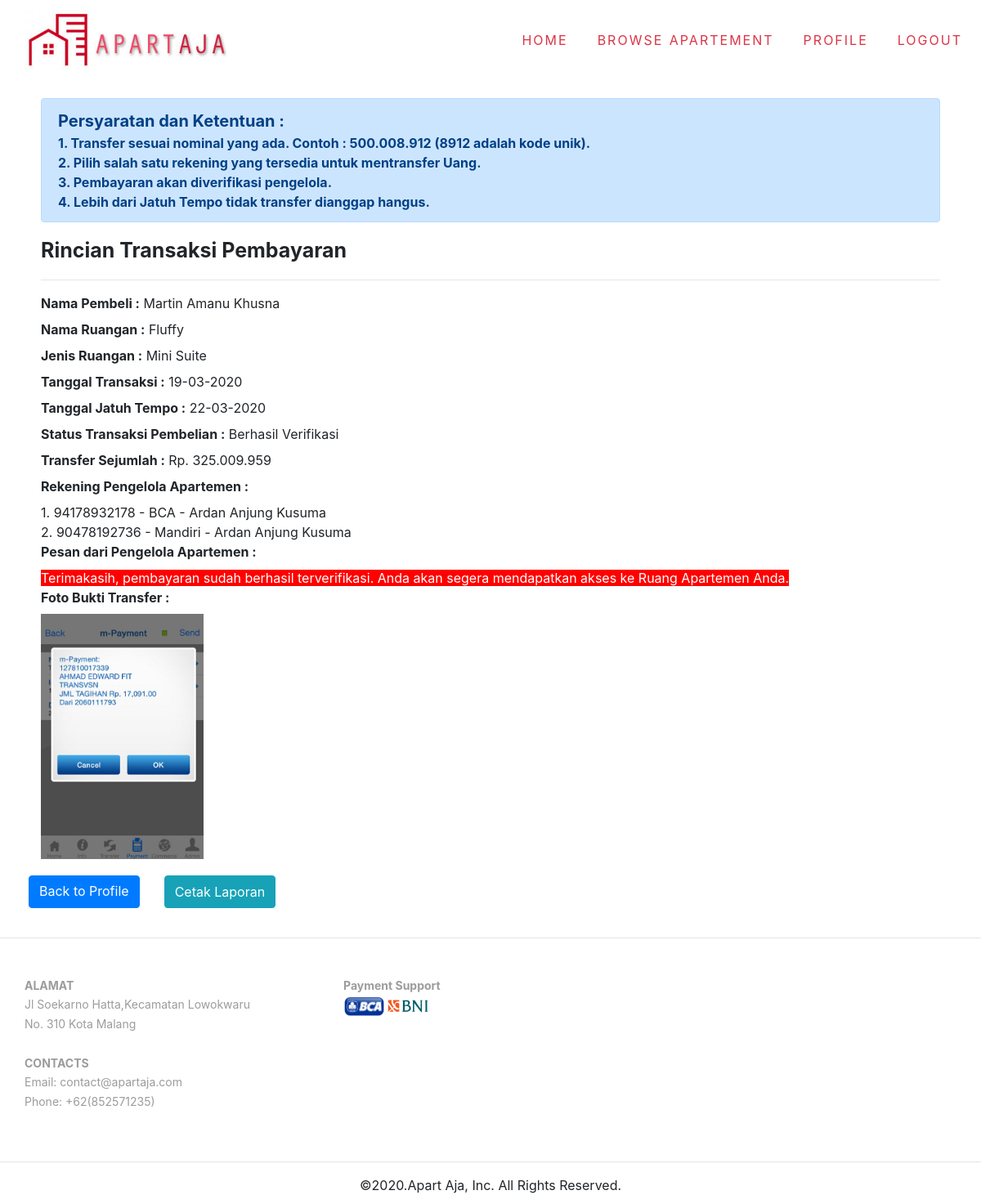
The app's page /detail-transaksi-beli.php?id_transaksi_beli=2 (signed in) with its own data.
### tables this page shows
CREATE TABLE `user` (
  `id_user` int(11) NOT NULL,
  `nama` varchar(255) NOT NULL,
  `alamat` varchar(255) NOT NULL,
  `no_telpon` varchar(20) NOT NULL,
  `jenis_kelamin` varchar(50) NOT NULL,
  `email` varchar(255) NOT NULL,
  `username` varchar(100) NOT NULL,
  `password` varchar(100) NOT NULL,
  `gambar_kartu_identitas` text NOT NULL,
  `status_user` varchar(255) NOT NULL DEFAULT 'Belum Terverifikasi',
  `level` int(5) NOT NULL
);

CREATE TABLE `ruangan_apartemen` (
  `id_ruangan` int(11) NOT NULL,
  `id_apartemen` int(11) NOT NULL,
  `id_pengelola` int(11) NOT NULL,
  `nama` varchar(255) NOT NULL,
  `jenis_ruangan` varchar(250) NOT NULL,
  `harga_beli` bigint(20) NOT NULL,
  `detail_ruangan` text NOT NULL,
  `sisa_ruang_apartemen` int(10) NOT NULL,
  `gambar_utama` text NOT NULL
);

CREATE TABLE `transaksi_pembelian` (
  `id_transaksi_pembelian` int(11) NOT NULL,
  `id_user` int(11) NOT NULL,
  `id_ruangan` int(11) NOT NULL,
  `kode_transaksi` int(11) NOT NULL,
  `total_harga` int(100) NOT NULL,
  `tanggal_transaksi` date NOT NULL,
  `status_pemesanan` varchar(255) NOT NULL DEFAULT 'Belum Terverifikasi',
  `pesan_pengelola` text NOT NULL DEFAULT 'Belum ada pesan dari Pihak Pengelola Apartemen.',
  `gambar_bukti_transfer` text NOT NULL DEFAULT 'None'
);

CREATE TABLE `rekening_bank` (
  `id_rekening` int(11) NOT NULL,
  `id_pengelola` int(11) NOT NULL,
  `nama_bank` varchar(25) NOT NULL,
  `nama_pemilik` varchar(60) NOT NULL,
  `no_rek` varchar(90) NOT NULL
);

### detail-transaksi-beli.php (the view, shortened to what this page needs)
<?php
include 'connection.php';
if (!empty($_SESSION['level']) == '1') {
    include 'header-user.php';
    $id_transaksi_beli = $_GET['id_transaksi_beli'];
    $id_user = $_SESSION['idUsername'];
    $queryCheckTransaksi = "SELECT * FROM transaksi_pembelian tp JOIN ruangan_apartemen ra ON tp.id_ruangan = ra.id_ruangan where tp.id_transaksi_pembelian = $id_transaksi_beli";
    $executeCheck = mysqli_query($connect, $queryCheckTransaksi);
    while ($checkUser = mysqli_fetch_array($executeCheck)) {
        $idUserCheck = $checkUser['id_user'];
    }
    if ($id_user != $idUserCheck) {
        echo '<script>window.location.href = "profil-user.php";</script>';
    } else {
?>
        <div class="container" style="padding: 20px; margin: 0 auto ;margin-top:100px;">
            <div class="alert alert-primary" role="alert">
                <span style="font-size: 20px;font-weight:bold;margin-bottom: 10px">Persyaratan dan Ketentuan : </span><br>
                <b>1. Transfer sesuai nominal yang ada. Contoh : 500.008.912 (8912 adalah kode unik).<br>2. Pilih salah satu rekening yang tersedia untuk mentransfer Uang.<br>3. Pembayaran akan diverifikasi pengelola. <br>4. Lebih dari Jatuh Tempo tidak transfer dianggap hangus.</b></<b><br>
            </div>
            <div class="row">
                <?php
                $queryTransaksiGet = "SELECT * FROM transaksi_pembelian tp JOIN ruangan_apartemen ra ON tp.id_ruangan = ra.id_ruangan where tp.id_transaksi_pembelian = $id_transaksi_beli";
                $executeTransaksiGet = mysqli_query($connect, $queryTransaksiGet);
                $queryGetUser = "SELECT * FROM user WHERE id_user = $id_user";
                $executeUser = mysqli_query($connect, $queryGetUser);
                while ($transaksi_pembelian = mysqli_fetch_array($executeTransaksiGet)) {
                    while ($userr = mysqli_fetch_array($executeUser)) {
                        $id_pengelola = $transaksi_pembelian['id_pengelola'];
                        $queryGetRekening = "SELECT * FROM rekening_bank WHERE id_pengelola = $id_pengelola";
                        $tanggal_transaksi = $transaksi_pembelian['tanggal_transaksi'];
                        $formatTanggalTransaksi = date("d-m-Y", strtotime($tanggal_transaksi));
                        $JatuhTempo = date('Y-m-d', strtotime($tanggal_transaksi . "+3 days"));
                        $formatJatuhTempo = date("d-m-Y", strtotime($JatuhTempo));
                ?>
                        <div class="col-lg-12" id="cetakLaporan">
                            <span style="margin-top:20px;margin-bottom: 20px;font-size: 25px;font-weight: bold;text-align: center">Rincian Transaksi Pembayaran</span>
                            <hr>
                            <label for=""><b>Nama Pembeli : </b></label>
                            <?= $userr['nama'] ?><br>
                            <label for=""><b>Nama Ruangan : </b></label>
                            <?= $transaksi_pembelian['nama'] ?><br>
                            <label for=""><b>Jenis Ruangan : </b></label>
                            <?= $transaksi_pembelian['jenis_ruangan'] ?><br>
                            <label for=""><b>Tanggal Transaksi : </b></label>
                            <?= $formatTanggalTransaksi ?><br>
                            <label for=""><b>Tanggal Jatuh Tempo : </b></label>
                            <?= $formatJatuhTempo ?><br>
                            <label for=""><b>Status Transaksi Pembelian : </b></label>
                            <?= $transaksi_pembelian['status_pemesanan'] ?><br>
                            <label for=""><b>Transfer Sejumlah : </b></label>
                            Rp. <?= number_format($transaksi_pembelian['total_harga'], 0, ',', '.');; ?><br>
                            <label for=""><b>Rekening Pengelola Apartemen : </b></label><br>
                            <?php
                            $resultDetailRekening = mysqli_query($connect, $queryGetRekening);
                            $no = 1;
                            while ($rek = mysqli_fetch_array($resultDetailRekening)) {
                            ?>
                                <?= $no ?>. <?= $rek['no_rek']; ?> - <?= $rek['nama_bank']; ?> - <?= $rek['nama_pemilik']; ?><br>
                            <?php
                                $no++;
                            }
                            ?>
                            <label for=""><b>Pesan dari Pengelola Apartemen :</b></label><br>
                            <span style="white-space: pre-line;background-color: red;color:white"><?= $transaksi_pembelian['pesan_pengelola']; ?></span><br>
                            <label for=""><b>Foto Bukti Transfer : </b></label><br>
                            <?php
                            if ($transaksi_pembelian['gambar_bukti_transfer'] == "None") {
                            ?>
                                <a href="profil-user.php?menu=upload_bukti_transfer&id_transaksi_pembelian=<?= $transaksi_pembelian['id_transaksi_pembelian'] ?>" style="text-decoration: none;font-weight:bold">Klik Disini untuk Upload Gambar Bukti Transfer</a>
                            <?php
                            } elseif ($transaksi_pembelian['status_pemesanan'] == "Verifikasi Ditolak") {
                            ?>
                                <img src="<?= $transaksi_pembelian['gambar_bukti_transfer'] ?>" style="height: 300px"><br>
                                <a href="profil-user.php?menu=upload_bukti_transfer&id_transaksi_pembelian=<?= $transaksi_pembelian['id_transaksi_pembelian'] ?>" style="text-decoration: none;">Reupload Gambar</a>
                            <?php
                            } else {
                            ?>
                                <img src="<?= $transaksi_pembelian['gambar_bukti_transfer'] ?>" style="height: 300px"><br>
                            <?php
                            }
                            ?>
                        </div>
                        <a href="profil-user.php?menu=transaksi_pembelian" class="btn btn-primary" style="height:40px;margin-top:20px;margin-right:30px;">Back to Profile</a>
                        <input type="button" style="margin-top:20px" class="btn btn-info" onclick="printDiv('cetakLaporan')" value="Cetak Laporan" />
                    <?php
                    }
                    ?>
            </div>
        </div>
<?php
                    include 'footer.php';
                }
            }
        } else { ?>
<script>
    window.location = 'login-user.php';
</script>
<?php
        }
?>
</body>
</html>

### footer.php (shortened to what this page needs)
<hr>
<section class="mbr-section mbr-section--relative mbr-section--fixed-size" id="contacts3-v" data-rv-view="140" style="background-color: rgb(255, 255, 255);">
    <div class="mbr-section__container container">
        <div class="mbr-contacts mbr-contacts--wysiwyg row" style="padding-top: 30px; padding-bottom: 45px;">
            <div class="col-sm-8">
                <div class="row">
                    <div class="col-sm-6">
                        <p class="mbr-contacts__text"><strong>ALAMAT</strong><br>Jl Soekarno Hatta,Kecamatan Lowokwaru&nbsp;<br>No. 310 Kota Malang<br><br>
                            <strong>CONTACTS</strong><br>
                            Email: contact@apartaja.com<br>
                            Phone: +62(852571235)<br>
                    </div>
                    <div class="col-sm-6">
                        <p class="mbr-contacts__text"><strong>Payment Support</strong><br><img src="assets/images/logo-bca.png" style="width:50px"> <img src="assets/images/BNI_logo.svg" style="width:50px">&nbsp;
                    </div>
                </div>
            </div>
        </div>
    </div>
</section>
<hr>
<span>
    <center>&copy;<?= date('Y') ?>.Apart Aja, Inc. All Rights Reserved.</center>
</span>
</body>
</html>

### assets/mobirise/css/style.css (style rules this page uses)
html { position: relative; min-height: 100%; }
.mbr-section { padding: 0 20px; }
.mbr-section--relative { position: relative; }
.mbr-section--fixed-size { overflow: hidden; }
.mbr-section__container { padding: 0; position: relative; z-index: 3; }
.mbr-contacts { color: #9c9c9c; font-size: 14px; line-height: 1.7em; padding: 45px 0 46px; }
.mbr-contacts__text { margin: 0; }

### records on screen
transaksi_pembelian: tanggal_transaksi "19-03-2020", tanggal_transaksi "22-03-2020", status_pemesanan "Berhasil Verifikasi", total_harga "325.009.959", pesan_pengelola "Terimakasih, pembayaran sudah berhasil terverifikasi. Anda akan segera mendapatkan akses ke Ruang Apartemen Anda."
user: nama "Martin Amanu Khusna", transaksi_pembelian.gambar_bukti_transfer (picture)
ruangan_apartemen: nama "Fluffy", jenis_ruangan "Mini Suite"
rekening_bank: no_rek "94178932178", nama_bank "BCA", nama_pemilik "Ardan Anjung Kusuma"
rekening_bank: no_rek "90478192736", nama_bank "Mandiri", nama_pemilik "Ardan Anjung Kusuma"
